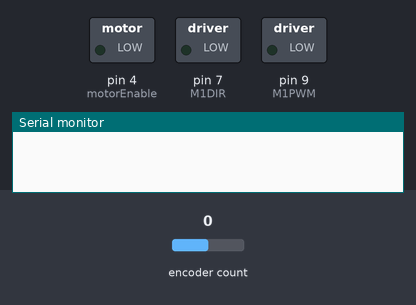
The sketch below on a simulated Arduino Uno, built with avr-gcc and run on an emulated ATmega328P. Shown: switched loads named in the sketch (green lamp = pin HIGH), the last lines printed to the serial monitor. The inputs (shaded band) are chosen by the test bench; at power-on: encoder count 0.

Above: at 0.05 s.
At 1.2 s:
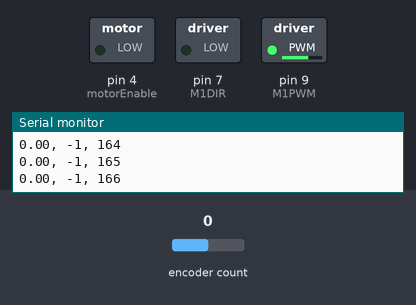
1.3 s: encoder count set to 1
4.3 s: encoder count set to 2
At 10.1 s:
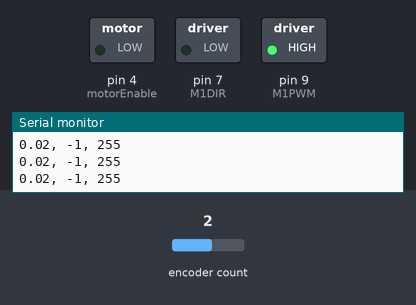
Timing chart, 0 to 11.6 s (numbered marks = the images above; inputs shaded):
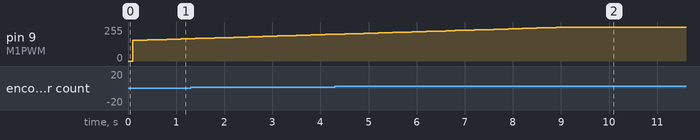

The sketch:

MiniProject1_Motor_Control.ino
```cpp
/*
 * Mini Project 1
 * Filename: MiniProject1_Motor_Control.ino
 *
 * Purpose: Move a DC motor with an encoder to a set position based on the location
            of an aruco marker that is located with a Raspberry Pi + camera.
            The variable that contain the position of the aruco will be updated via I2C.
            A PI controller was implemented to set a reasonable speed to move the wheel
            to a desired location based on the aruco marker (quadrants 0-3).

            A shortest path algorithm was used to ensure that the wheel does not take
            longer than necessary to reach desired set point. The algorithm determines
            whether clockwise or counter-clockwise rotation provides the shortest path
            and sets the movement of the wheel in the appropriate direction.
 * Class: EENG350, SEED Lab
 * Creator: Sean West
 * Date: 02/21/2023
 *
*/

// this library tracks the encoder better than my code, so I am using it here
#include <Encoder.h>
#include <Wire.h>

 // pin connections
 const int encoderPinA = 2;   // CLK pin
 const int encoderPinB = 5;   // DAT pin
 const int motorEnable = 4;   // Tri-state di sable both motor chanels when LOW (enable)
 const int M1DIR = 7;         // Motor polarity 1 (direction)
 const int M1PWM = 9;         // Motor volt 1 "speed"
 //const int nSF = 12;          // Status flag indicator, dont think we need this?

 // setup encoder class to be used
 Encoder encoder(encoderPinA, encoderPinB);

 // PI controller variables
 float error = 0.0;                       // in rad
 float integralError = 0.0;               // in rad * seconds
 int PI_pwmOut = 0;                       // PWM controll 0-255
 const int Kp = 98;                       // proportional controll
 const float Ki = 7.22;                   // integrator controll
 int updateFrequency = 100;               // 0.1 seconds per update
 const int counts_per_rotation = 3200;    // the motor I took home was 3,200 but it should be 1,600 counts
 unsigned long int previousMillis = 0;    // use to determine delta_t

 // Positional variables
 int motorDirection = 0;                  // 1 is CCW, -1 is CW
 float motorPosition_rad = 0.0;           // current position of motor in radians
 int arucoPosition = 1;                   // aruco position: 0,1,2, or 3
 float motorSetPosition_rad = 0.0;        // desired set position based on aruco position
 float previousSetPosition_rad = 0.0;     // account for last aruco set position
 const float motorSetPositionThreshold_rad = 5.0 * (PI / 180.0);  // allowable angular difference from set point allowed

//I2C stuff

#define FOLLOWER_ADDRESS 0x04
int data[32]; // buffer to store i2c message into

typedef union I2C_Packet_t {
  byte floatArrayNums[4];
  float floatNum;
} ;


void setup() {

  // assign digital motor pins as outputs
  // note, encoder pins do not need to be set since the encoder.h library handles this
  pinMode(motorEnable, OUTPUT);
  pinMode(M1DIR, OUTPUT);
  pinMode(M1PWM, OUTPUT);
  Wire.begin(FOLLOWER_ADDRESS);
  Wire.onReceive(receiveData);
  Wire.onRequest(sendData);


  // Set baud rate
  Serial.begin(115200);
}

void loop() {
  motorSetPosition_rad = arucoPosition * (PI / 2.0);  // determine set position in radians

  // Determine if new aruco position
  if (motorSetPosition_rad != previousSetPosition_rad) {
    integralError = 0.0;  // if set position changes, reset integral error
    previousSetPosition_rad = motorSetPosition_rad;
  }

  int delta_t = (millis() - previousMillis);  // time since last PI controller execution

  // Controll motor every 0.1 seconds to move as necessary
  if (delta_t >= updateFrequency) {

    float fullRotation = 2.0 * PI;  // make calculations easier below

    // read current encoder position and convert to rad
    motorPosition_rad = ((float) encoder.read() * fullRotation) / (float) counts_per_rotation;

    // Calculate error and determine PWM output
    error = motorSetPosition_rad - fmod(motorPosition_rad, fullRotation);   // normalize position with fmod if >360 or <-360
    integralError += error * ((float) delta_t / 1000.0);                    // assuming delta_t is calculated in seconds, gives rad * sec
    PI_pwmOut = (Kp * error) + (Ki * integralError);                        // PWM value to control motor speed

    // Make sure PWM value is within allowable range 0-255
    // pwm values going negative, had to use abs() to constrain to positive vals
    PI_pwmOut = constrain(abs(PI_pwmOut), 0, 255);

    // write PWM signal to motor to change speed
    analogWrite(M1PWM, PI_pwmOut);

    // Determine if CCW or CW movement is shortest path to set point
    // (destination - source + 360) % 360 > 180, move CCW
    if (fmod(motorSetPosition_rad - fmod(motorPosition_rad, fullRotation) + fullRotation, fullRotation) > PI) {
      digitalWrite(M1DIR, HIGH);    // rotate CCW
      motorDirection = 1;
    } else {
      digitalWrite(M1DIR, LOW);     // rotate CW
      motorDirection = -1;
    }

    // if motor reached setpoint, within threshold,turn off
    if (abs(error) <= motorSetPositionThreshold_rad) {
      analogWrite(motorEnable, 0);  // turn motor OFF
      integralError = 0.0;          // reset integral error
      motorDirection = 0;           // motor not moving
    } else {
      analogWrite(motorEnable, 1);  // keep/turn motor ON
    }

    // set previous millis
    // include here to ensure that time taken to execute code below is accounted for (might be longer than 100ms to print data)
    previousMillis = millis();

    // Test information print to serial port
    // !*! delete/comment before demo
    Serial.print(motorPosition_rad);
    Serial.print(", ");
    Serial.print(motorDirection);
    Serial.print(", ");
    Serial.print(PI_pwmOut);
    Serial.println();

  }
}

void receiveData(int byteCount) {
  int i = 0; //counter of num bytes recieved
  while(Wire.available()) { //continuously grab data
    data[i] = Wire.read();
    i++; //i iterates up to num bytes recieved
  }
  if (i == 1) { //data was sent to read, 1 is read offset instruction
    //no need to do anything, just ignore
  } else {
    //place code to update aruco position here
    arucoPosition = data[1]; // since offset sent first, arucoPosition in data[1]
    //Serial.println(arucoPosition);
  }

}

void sendData() {
  I2C_Packet_t tempPacket;
  tempPacket.floatNum = motorPosition_rad;
  Wire.write(tempPacket.floatArrayNums, 4);

}
```
